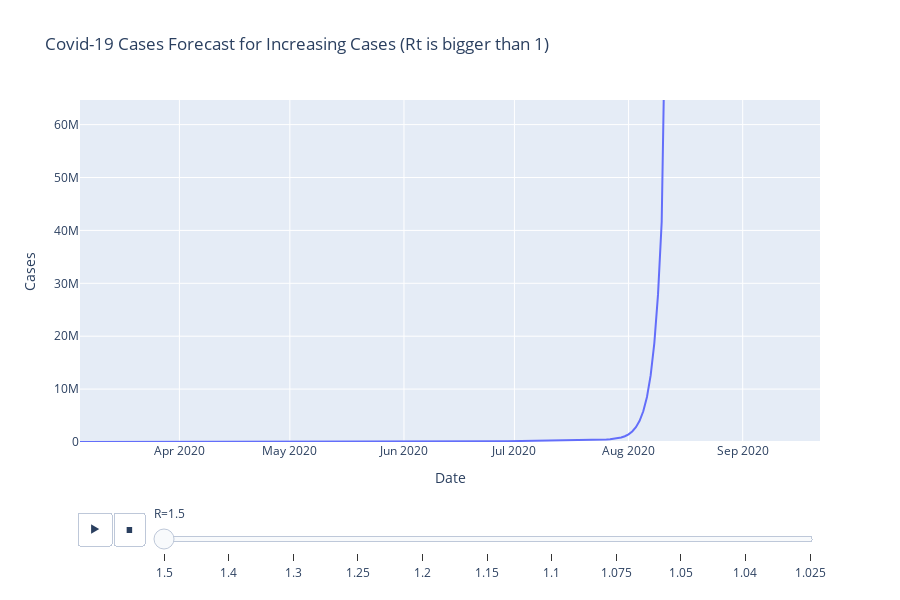

Notebook cell for this chart:
### Code cell
fig7 = px.line(increasing_forecast, x='Date', y='Cases',
               animation_frame='R', height=600, range_y=[0, max_country],
               title='Covid-19 Cases Forecast for Increasing Cases (Rt is bigger than 1)')
fig7.update_layout(hovermode="x")
#fig7["layout"].pop("updatemenus") # to remove play controls

fig7.show()

### Figure 1 — Plotly figure (JSON) as saved in the notebook; plotly's stock layout.template omitted (floating-point values rounded to 4 significant figures; data arrays with more than 128 entries replaced by an {"elided": "..."} marker saying what was removed)
{"data": [{"hovertemplate": "R=1.5<br>Date=%{x}<br>Cases=%{y}<extra></extra>", "legendgroup": "", "line": {"color": "#636efa", "dash": "solid"}, "mode": "lines", "name": "", "showlegend": false, "type": "scatter", "x": {"elided": "200 str values"}, "xaxis": "x", "y": {"elided": "200 float values"}, "yaxis": "y"}], "layout": {"height": 600, "hovermode": "x", "legend": {"tracegroupgap": 0}, "sliders": [{"active": 0, "currentvalue": {"prefix": "R="}, "len": 0.9, "pad": {"b": 10, "t": 60}, "steps": [{"args": [["1.5"], {"frame": {"duration": 0, "redraw": false}, "fromcurrent": true, "mode": "immediate", "transition": {"duration": 0, "easing": "linear"}}], "label": "1.5", "method": "animate"}, {"args": [["1.4"], {"frame": {"duration": 0, "redraw": false}, "fromcurrent": true, "mode": "immediate", "transition": {"duration": 0, "easing": "linear"}}], "label": "1.4", "method": "animate"}, {"args": [["1.3"], {"frame": {"duration": 0, "redraw": false}, "fromcurrent": true, "mode": "immediate", "transition": {"duration": 0, "easing": "linear"}}], "label": "1.3", "method": "animate"}, {"args": [["1.25"], {"frame": {"duration": 0, "redraw": false}, "fromcurrent": true, "mode": "immediate", "transition": {"duration": 0, "easing": "linear"}}], "label": "1.25", "method": "animate"}, {"args": [["1.2"], {"frame": {"duration": 0, "redraw": false}, "fromcurrent": true, "mode": "immediate", "transition": {"duration": 0, "easing": "linear"}}], "label": "1.2", "method": "animate"}, {"args": [["1.15"], {"frame": {"duration": 0, "redraw": false}, "fromcurrent": true, "mode": "immediate", "transition": {"duration": 0, "easing": "linear"}}], "label": "1.15", "method": "animate"}, {"args": [["1.1"], {"frame": {"duration": 0, "redraw": false}, "fromcurrent": true, "mode": "immediate", "transition": {"duration": 0, "easing": "linear"}}], "label": "1.1", "method": "animate"}, {"args": [["1.075"], {"frame": {"duration": 0, "redraw": false}, "fromcurrent": true, "mode": "immediate", "transition": {"duration": 0, "easing": "linear"}}], "label": "1.075", "method": "animate"}, {"args": [["1.05"], {"frame": {"duration": 0, "redraw": false}, "fromcurrent": true, "mode": "immediate", "transition": {"duration": 0, "easing": "linear"}}], "label": "1.05", "method": "animate"}, {"args": [["1.04"], {"frame": {"duration": 0, "redraw": false}, "fromcurrent": true, "mode": "immediate", "transition": {"duration": 0, "easing": "linear"}}], "label": "1.04", "method": "animate"}, {"args": [["1.025"], {"frame": {"duration": 0, "redraw": false}, "fromcurrent": true, "mode": "immediate", "transition": {"duration": 0, "easing": "linear"}}], "label": "1.025", "method": "animate"}], "x": 0.1, "xanchor": "left", "y": 0, "yanchor": "top"}], "title": {"text": "Covid-19 Cases Forecast for Increasing Cases (Rt is bigger than 1)"}, "updatemenus": [{"buttons": [{"args": [null, {"frame": {"duration": 500, "redraw": false}, "fromcurrent": true, "mode": "immediate", "transition": {"duration": 500, "easing": "linear"}}], "label": "&#9654;", "method": "animate"}, {"args": [[null], {"frame": {"duration": 0, "redraw": false}, "fromcurrent": true, "mode": "immediate", "transition": {"duration": 0, "easing": "linear"}}], "label": "&#9724;", "method": "animate"}], "direction": "left", "pad": {"r": 10, "t": 70}, "showactive": false, "type": "buttons", "x": 0.1, "xanchor": "right", "y": 0, "yanchor": "top"}], "xaxis": {"anchor": "y", "domain": [0, 1], "title": {"text": "Date"}}, "yaxis": {"anchor": "x", "domain": [0, 1], "range": [0, 64650000.0], "title": {"text": "Cases"}}}}
